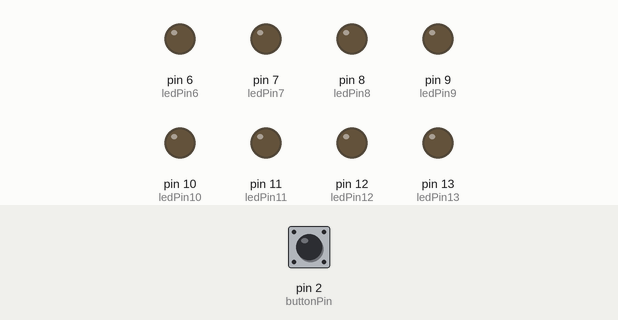
A sketch run on a simulated Arduino Uno, built with avr-gcc and run on an emulated ATmega328P. Parts: output pins drawn as LEDs (lit = HIGH). Inputs (shaded band) come from the test bench; at power-on: pin 2 (buttonPin) LOW.

Above: at 1.2 s.
1.3 s: pin 2 (buttonPin) pulled HIGH for 0.15 s
At 5.5 s:
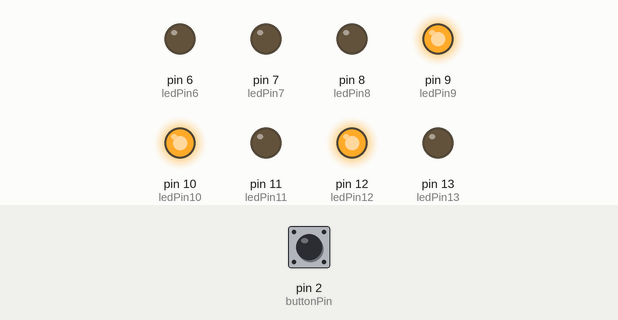
At 7.0 s:
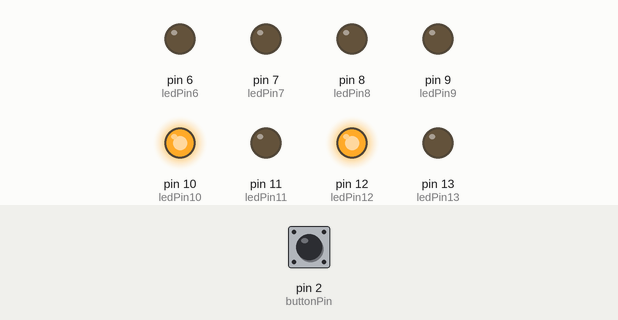
7.4 s: pin 2 (buttonPin) driven LOW
At 8.2 s:
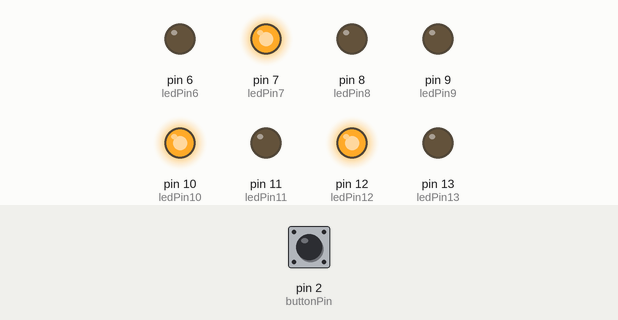
Timing chart, 0 to 10.4 s (numbered marks = the images above; inputs shaded):
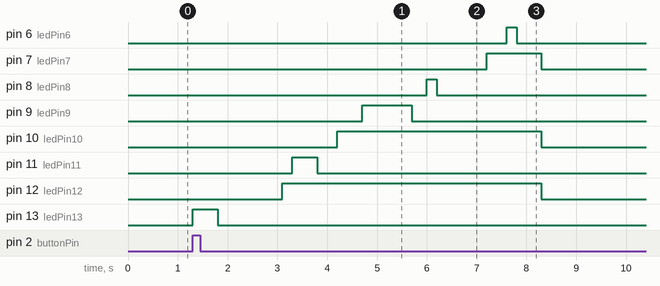

Measured:
- after the input at 1.3 s, pin 7 (ledPin7): LOW → HIGH after 5.9 s; pin 8 (ledPin8): LOW → HIGH after 4.7 s, → LOW 0.20 s later; pin 9 (ledPin9): LOW → HIGH after 3.4 s, → LOW 1.0 s later; pin 10 (ledPin10): LOW → HIGH after 2.9 s; pin 11 (ledPin11): LOW → HIGH after 2.0 s, → LOW 0.50 s later

The sketch:

SS6_LIGHTWORK.ino
```cpp
//SS6_LIGHTWork

//set pin numbers
const int ledPin13 = 13;       //const won't change
const int ledPin12 = 12;
const int ledPin11 = 11;
const int ledPin10 = 10;
const int ledPin9 = 9;
const int ledPin8 = 8;
const int ledPin7 = 7;
const int ledPin6 = 6;

const int buttonPin = 2;

int buttonState = 0;          //variables for reading the pushbutton status

void setup() {
pinMode(ledPin13, OUTPUT);    //initialize the LED pin as an output
pinMode(ledPin12, OUTPUT);
pinMode(ledPin11, OUTPUT);
pinMode(ledPin10, OUTPUT);
pinMode(ledPin9, OUTPUT);
pinMode(ledPin8, OUTPUT);
pinMode(ledPin7, OUTPUT);
pinMode(ledPin6, OUTPUT);
  pinMode(buttonPin, INPUT);  //initialize the pushbutton pin as an output
}

void loop() {
buttonState = digitalRead(buttonPin);
if (buttonState == HIGH) {
  //pin13
digitalWrite(ledPin13, HIGH);         //turn LED on
delay (500);// delays 1000 millieconds=== 1second
digitalWrite(ledPin13, LOW); // STOP SENDING VOLTAGE TO  PIN
delay (1000);
 //pin12
digitalWrite(ledPin12, LOW);
delay (300);
digitalWrite(ledPin12, HIGH);
delay (200);
 //pin11
digitalWrite(ledPin11, HIGH);
delay (500);
digitalWrite(ledPin11, LOW);
delay (200);
 //pin10
digitalWrite(ledPin10, LOW);
delay (200);
digitalWrite(ledPin10, HIGH);
delay (500);
//pin9
digitalWrite(ledPin9, HIGH);
delay (1000);
digitalWrite(ledPin9, LOW);
delay (300);
 //pin8
digitalWrite(ledPin8, HIGH);
delay (200);
digitalWrite(ledPin8, LOW);
delay (500);
 //pin7
digitalWrite(ledPin7, LOW);
delay (500);
digitalWrite(ledPin7, HIGH);
delay (400);
 //pin6
digitalWrite(ledPin6, HIGH);
delay (200);
digitalWrite(ledPin6, LOW);
delay (500);
  }
  else {

    digitalWrite(ledPin13, LOW);          // turn LED off
    digitalWrite(ledPin12, LOW);
    digitalWrite(ledPin11, LOW);
    digitalWrite(ledPin10, LOW);
    digitalWrite(ledPin9, LOW);
    digitalWrite(ledPin8, LOW);
    digitalWrite(ledPin7, LOW);
    digitalWrite(ledPin6, LOW);

  }
}
```
